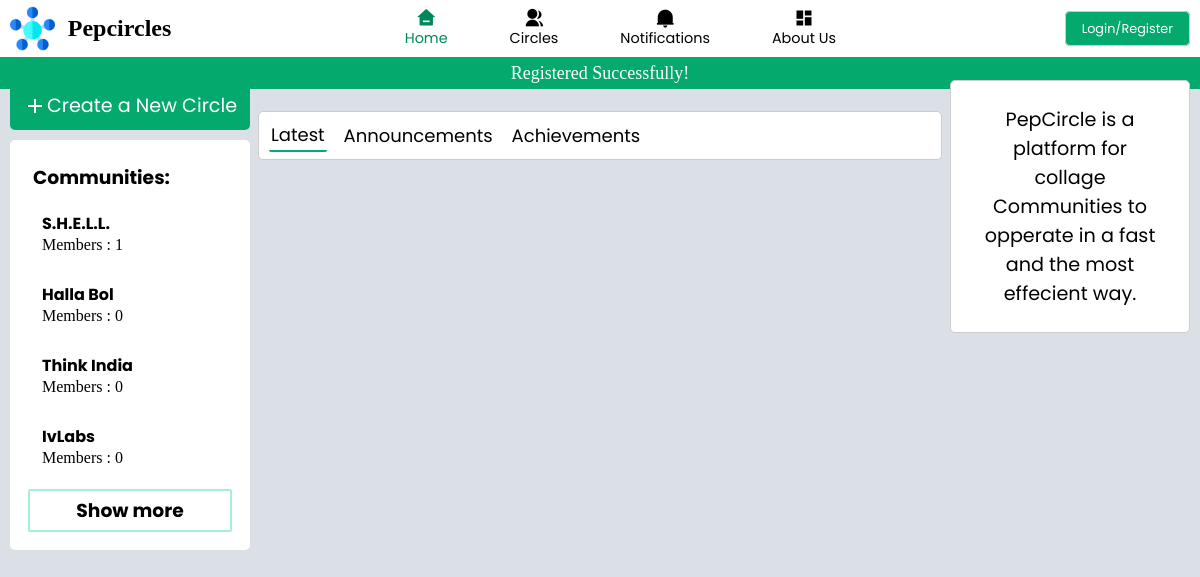
/ (signed in), run on the app's committed database.
### tables this page shows
CREATE TABLE `staticcircleinfo` (
  `circleId` int(11) NOT NULL,
  `circleName` char(250) NOT NULL,
  `circleLogo` varchar(3000) NOT NULL,
  `circleDiscription` varchar(5000) NOT NULL,
  `circleBanner` varchar(3000) NOT NULL DEFAULT 'low_poly_banner_design_1711.jpg',
  `circleStatus` int(11) NOT NULL,
  `collegeId` int(11) NOT NULL,
  `followerCount` int(11) NOT NULL
);

### index.php (the view, shortened to what this page needs)
<?php
include "pages/back/database_connection.php";
?>
<!DOCTYPE html>
<html lang="en">
<head>
    <link rel="stylesheet" href="/collageCommunity/css/index.css">
</head>
<body>
    <?php
    include "pages/navbar.php";
    if (isset($_SESSION['fresh_register'])) {
    ?>
        <div class="msg">
            <p>Registered Successfully!</p>
        </div>
    <?php
    }
    ?>
    <div class="main">
        <div class="comm_bar">
            <div class="create">
                <a href="pages/create_comm.php" id="comm">
                    <div><i class="ri-add-line"></i>
                        <p>Create a New Circle</p>
                    </div>
                </a>
            </div>
            <?php
            if (isset($_SESSION['login_status']) && $_SESSION['login_status'] == 'logged_in') {
            ?>
            <div class="sub_comm_bar">
                <h3 class="head">Communities:</h3>
                <ul>
                    <?php
                    if (mysqli_num_rows($res) > 0) {
                        while ($row = mysqli_fetch_assoc($res)) {
                    ?>
                            <li>
                                <a href="pages/community_page.php?commid=<?php echo $row['circleId'] ?>">
                                    <h3><?php echo $row['circleName']; ?></h3>
                                    <p>Members : <?php echo $row['followerCount']; ?></p>
                                </a>
                            </li>
                    <?php
                        }
                    }
                    ?>
                </ul>
                <div class="show_more">
                    <h3 class="head"><a href="pages/circles.php">Show more</a></h3>
                </div>
            </div>
            <?php }else{
            ?>
            <div class="sub_comm_bar">
                <h3 class="head">Communities:</h3>
                <ul>
                    <?php
                    $new_sql = "SELECT * FROM staticcircleinfo ORDER BY followerCount DESC LIMIT 4";
                    $new_res = mysqli_query($conn, $new_sql);
                    if (mysqli_num_rows($new_res) > 0) {
                        while ($row = mysqli_fetch_assoc($new_res)) {
                    ?>
                            <li>
                                <a href="pages/community_page.php?commid=<?php echo $row['circleId'] ?>">
                                    <h3><?php echo $row['circleName']; ?></h3>
                                    <p>Members : <?php echo $row['followerCount']; ?></p>
                                </a>
                            </li>
                    <?php
                        }
                    }
                    ?>
                </ul>
                <div class="show_more">
                    <h3 class="head"><a href="pages/circles.php">Show more</a></h3>
                </div>
            </div>
            <?php
            } ?>
        </div>
        <div class="feed">
            <div class="tags">
                <a class="ind-tag current" id="latest-posts">Latest</a>
                <a class="ind-tag" id="announcements">Announcements</a>
                <a class="ind-tag" id="achievements">Achievements</a>
            </div>
        </div>
        <div class="right_side">
                <?php
                    if (isset($_SESSION['login_status'])) {
                        if (mysqli_num_rows($res3) > 0) {
                            $row3 = mysqli_fetch_assoc($res3);
                ?>
            <a href="pages/profile_page.php">
                <div class="profile" id="profile">
                    <div class="img">
                        <img src="<?php echo "images/profile_img/".$row3['profile_img']; ?>">
                    </div>
                    <div class="info">
                        <p><?php echo $row3['user_name']; ?></p>
                        <p><?php $row3['about']; ?></p>
                    </div>
                    <!-- <div class="pro_cir">
                        <p>Your circles : 5</p>
                        <p>Members : 500</p>
                    </div> -->
                </div>
            </a>
            <!-- <div class="sub_comm_bar" id="recent">
                <h3 class="head">Recent Posts:</h3>
                <ul>
                    <li>
                        <a href="#">
                            <h3>This_Community</h3>
                            <p>Community Discription</p>
                        </a>
                    </li>
                    <li>
                        <a href="#">
                            <h3>This_Community</h3>
                            <p>Community Discription</p>
                        </a>
                    </li>
                    <li>
                        <a href="#">
                            <h3>This_Community</h3>
                            <p>Community Discription</p>
                        </a>
                    </li>
                </ul>
            </div> -->
            <?php } } else{ ?>
                <div class="profile">
                    <div class = "info">
                        <p>PepCircle is a platform for collage Communities to opperate in a fast and the most effecient way.</p>
                    </div>
                </div>
            <?php } ?>
        </div>
    </div>
</body>
</html>

### css/index.css (style rules this page uses)
.msg { width: 100%; }
.msg p { padding: 5px; text-align: center; background-color: #04AA6D; color: white; font-size: 18px; }
.main { display: flex; height: 100%; }
.comm_bar { margin: 1.36rem 10px 0 10px; width: 20%; height: 100%; position: fixed; z-index: 1; top: 60px; left: 0; overflow-x: hidden; }
.sub_comm_bar { margin: 10px 0 10px 0; background-color: white; border: 2px #ffffff solid; border-radius: 5px; padding: 1rem; flex: 1; }
.show_more { margin-top: 0.5rem; border-radius: 2px; border:2px solid #a7edd8; }
.show_more h3 { display: flex; justify-content: center; align-items: center; }
.sub_comm_bar .head { font-family: 'Poppins'; padding: 5px 5px 5px 5px; }
.sub_comm_bar ul li { padding: 12px 12px 12px 12px; border: 2px solid #ffffff; }
.sub_comm_bar ul li h3 { font-size: 1rem; font-family: 'Poppins'; }
.create { background-color: #04AA6D; color: white; padding: 0.6rem; border-radius: 5px; }
#comm div { display: flex; justify-content: center; align-items: center; }
#comm i { font-size: 1.5rem; color: white; }
#comm p { font-size: 1.2rem; font-family: 'Poppins'; color: white; }
.tags { display: flex; align-items: center; border: 1px #ccc solid; padding: 5px 5px 5px 10px; background-color: white; border-radius: 5px; }
.tags a { cursor: pointer; }
.tags a { margin: 2px 15px 2px 0px; font-family: 'Poppins'; font-size: 18px; padding: 2px 2px 2px 2px; border-radius: 2px; }
.current { padding-bottom: 0px; border-bottom: 2px solid #04AA6D; }
.right_side { margin: 10px 10px 0 10px; width: 20%; height: 100%; position: fixed; z-index: 1; top: 60px; right: 0; overflow-x: hidden; }
.profile { margin: 10px 0 10px 0; width: 100%; height: min-content; border: 1px #ccc solid; background-color: white; border-radius: 5px; display: flex; flex-direction: column; justify-content: center; align-items: center; padding: 1rem; }
.info { text-align: center; }
.info :nth-child(1) { font-size: 1.2rem; font-family: 'Poppins'; padding: 0.5rem; }

### css/navbar1.css (style rules this page uses)
* { list-style: none; margin: 0px; padding: 0px; text-decoration: none; box-sizing: border-box; }
body { background-color: #DAE0E6; }
a { color: black; }

### data on the page
staticcircleinfo: circleName "S.H.E.L.L.", followerCount "1"
staticcircleinfo: circleName "Halla Bol", followerCount "0"
staticcircleinfo: circleName "Think India", followerCount "0"
staticcircleinfo: circleName "IvLabs", followerCount "0"
